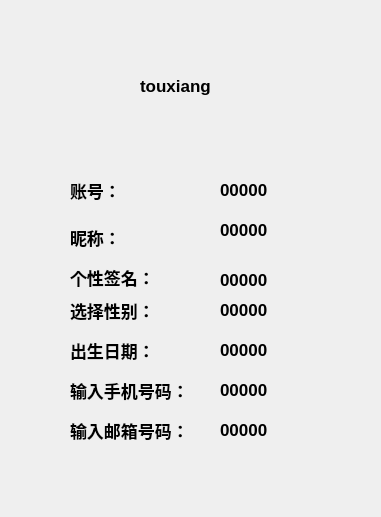
<?xml version="1.0" encoding="UTF-8"?>
<ui version="4.0">
 <class>Form</class>
 <widget class="QWidget" name="Form">
  <property name="geometry">
   <rect>
    <x>0</x>
    <y>0</y>
    <width>381</width>
    <height>517</height>
   </rect>
  </property>
  <property name="windowTitle">
   <string>Form</string>
  </property>
  <widget class="QLabel" name="label_10">
   <property name="geometry">
    <rect>
     <x>70</x>
     <y>180</y>
     <width>121</width>
     <height>20</height>
    </rect>
   </property>
   <property name="font">
    <font>
     <pointsize>13</pointsize>
     <weight>75</weight>
     <bold>true</bold>
    </font>
   </property>
   <property name="text">
    <string>账号：</string>
   </property>
  </widget>
  <widget class="QLabel" name="label_5">
   <property name="geometry">
    <rect>
     <x>70</x>
     <y>420</y>
     <width>121</width>
     <height>21</height>
    </rect>
   </property>
   <property name="font">
    <font>
     <pointsize>13</pointsize>
     <weight>75</weight>
     <bold>true</bold>
    </font>
   </property>
   <property name="text">
    <string>输入邮箱号码：</string>
   </property>
  </widget>
  <widget class="QLabel" name="label_9">
   <property name="geometry">
    <rect>
     <x>70</x>
     <y>340</y>
     <width>121</width>
     <height>21</height>
    </rect>
   </property>
   <property name="font">
    <font>
     <pointsize>13</pointsize>
     <weight>75</weight>
     <bold>true</bold>
    </font>
   </property>
   <property name="text">
    <string>出生日期：</string>
   </property>
  </widget>
  <widget class="QLabel" name="label_4">
   <property name="geometry">
    <rect>
     <x>70</x>
     <y>267</y>
     <width>121</width>
     <height>21</height>
    </rect>
   </property>
   <property name="font">
    <font>
     <pointsize>13</pointsize>
     <weight>75</weight>
     <bold>true</bold>
    </font>
   </property>
   <property name="text">
    <string>个性签名：</string>
   </property>
  </widget>
  <widget class="QLabel" name="label_3">
   <property name="geometry">
    <rect>
     <x>70</x>
     <y>227</y>
     <width>121</width>
     <height>20</height>
    </rect>
   </property>
   <property name="font">
    <font>
     <pointsize>13</pointsize>
     <weight>75</weight>
     <bold>true</bold>
    </font>
   </property>
   <property name="text">
    <string>昵称：</string>
   </property>
  </widget>
  <widget class="QLabel" name="label_6">
   <property name="geometry">
    <rect>
     <x>70</x>
     <y>300</y>
     <width>121</width>
     <height>21</height>
    </rect>
   </property>
   <property name="font">
    <font>
     <pointsize>13</pointsize>
     <weight>75</weight>
     <bold>true</bold>
    </font>
   </property>
   <property name="text">
    <string>选择性别：</string>
   </property>
  </widget>
  <widget class="QLabel" name="label">
   <property name="geometry">
    <rect>
     <x>70</x>
     <y>380</y>
     <width>121</width>
     <height>21</height>
    </rect>
   </property>
   <property name="font">
    <font>
     <pointsize>13</pointsize>
     <weight>75</weight>
     <bold>true</bold>
    </font>
   </property>
   <property name="text">
    <string>输入手机号码：</string>
   </property>
  </widget>
  <widget class="QLabel" name="id_number">
   <property name="geometry">
    <rect>
     <x>220</x>
     <y>180</y>
     <width>121</width>
     <height>20</height>
    </rect>
   </property>
   <property name="font">
    <font>
     <pointsize>13</pointsize>
     <weight>75</weight>
     <bold>true</bold>
    </font>
   </property>
   <property name="text">
    <string>00000</string>
   </property>
  </widget>
  <widget class="QLabel" name="nc_name">
   <property name="geometry">
    <rect>
     <x>220</x>
     <y>220</y>
     <width>121</width>
     <height>20</height>
    </rect>
   </property>
   <property name="font">
    <font>
     <pointsize>13</pointsize>
     <weight>75</weight>
     <bold>true</bold>
    </font>
   </property>
   <property name="text">
    <string>00000</string>
   </property>
  </widget>
  <widget class="QLabel" name="signture">
   <property name="geometry">
    <rect>
     <x>220</x>
     <y>270</y>
     <width>121</width>
     <height>20</height>
    </rect>
   </property>
   <property name="font">
    <font>
     <pointsize>13</pointsize>
     <weight>75</weight>
     <bold>true</bold>
    </font>
   </property>
   <property name="text">
    <string>00000</string>
   </property>
  </widget>
  <widget class="QLabel" name="gender">
   <property name="geometry">
    <rect>
     <x>220</x>
     <y>300</y>
     <width>121</width>
     <height>20</height>
    </rect>
   </property>
   <property name="font">
    <font>
     <pointsize>13</pointsize>
     <weight>75</weight>
     <bold>true</bold>
    </font>
   </property>
   <property name="text">
    <string>00000</string>
   </property>
  </widget>
  <widget class="QLabel" name="birthday">
   <property name="geometry">
    <rect>
     <x>220</x>
     <y>340</y>
     <width>121</width>
     <height>20</height>
    </rect>
   </property>
   <property name="font">
    <font>
     <pointsize>13</pointsize>
     <weight>75</weight>
     <bold>true</bold>
    </font>
   </property>
   <property name="text">
    <string>00000</string>
   </property>
  </widget>
  <widget class="QLabel" name="phone_num">
   <property name="geometry">
    <rect>
     <x>220</x>
     <y>380</y>
     <width>121</width>
     <height>20</height>
    </rect>
   </property>
   <property name="font">
    <font>
     <pointsize>13</pointsize>
     <weight>75</weight>
     <bold>true</bold>
    </font>
   </property>
   <property name="text">
    <string>00000</string>
   </property>
  </widget>
  <widget class="QLabel" name="email">
   <property name="geometry">
    <rect>
     <x>220</x>
     <y>420</y>
     <width>121</width>
     <height>20</height>
    </rect>
   </property>
   <property name="font">
    <font>
     <pointsize>13</pointsize>
     <weight>75</weight>
     <bold>true</bold>
    </font>
   </property>
   <property name="text">
    <string>00000</string>
   </property>
  </widget>
  <widget class="QLabel" name="photo">
   <property name="geometry">
    <rect>
     <x>140</x>
     <y>40</y>
     <width>121</width>
     <height>91</height>
    </rect>
   </property>
   <property name="font">
    <font>
     <pointsize>13</pointsize>
     <weight>75</weight>
     <bold>true</bold>
    </font>
   </property>
   <property name="text">
    <string>touxiang</string>
   </property>
  </widget>
 </widget>
 <resources/>
 <connections/>
</ui>
